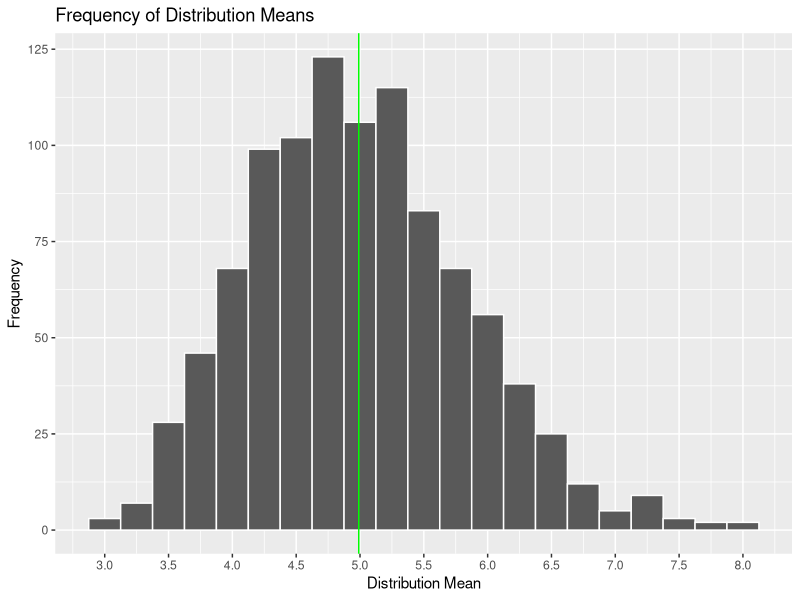

Recreate this plot in R.
# ```{r, echo=TRUE, message=FALSE, cache=FALSE}
# require(gdata)
require(ggplot2)
# require(lattice)
require(knitr)
# require(plyr)
# require(reshape2)
require(xtable)

set.seed(54321)
opts_chunk$set(echo=TRUE, fig.align='center', message=FALSE, cache=TRUE)
# ```

# ```{r}
lambda <- 0.2
s <- 40
n <- 1000

dist <- matrix(rexp(s*n, rate=lambda), ncol=s, nrow=n)
distMean <- rowMeans(dist)
summary(distMean)
# ```

centerCalculated <- mean(distMean)
centerTheoretical <- 1/lambda

plot <- ggplot(data=data.frame(distMean), aes(x=distMean))
plot <- plot + geom_histogram(binwidth=0.25, colour='white')
plot <- plot + ggtitle('Frequency of Distribution Means')
plot <- plot + xlab('Distribution Mean')
plot <- plot + scale_x_continuous(breaks = round(seq(min(distMean), max(distMean), by = 0.5),1))
plot <- plot + ylab('Frequency')
plot <- plot + geom_vline(xintercept=centerCalculated, colour='green')        
print(plot)
